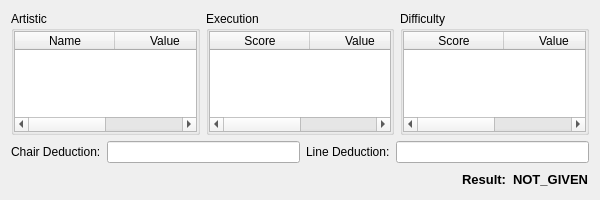
<?xml version="1.0" encoding="UTF-8"?>
<ui version="4.0">
 <class>ScoreEditWidget</class>
 <widget class="QWidget" name="ScoreEditWidget">
  <property name="geometry">
   <rect>
    <x>0</x>
    <y>0</y>
    <width>600</width>
    <height>200</height>
   </rect>
  </property>
  <property name="minimumSize">
   <size>
    <width>600</width>
    <height>200</height>
   </size>
  </property>
  <property name="windowTitle">
   <string>edit score</string>
  </property>
  <property name="windowIcon">
   <iconset resource="../../ressources.qrc">
    <normaloff>:/ui/icons/images/icons/properties_doc_64.png</normaloff>:/ui/icons/images/icons/properties_doc_64.png</iconset>
  </property>
  <layout class="QVBoxLayout" name="verticalLayout">
   <item>
    <layout class="QHBoxLayout" name="horizontalLayout">
     <item>
      <widget class="QGroupBox" name="groupBox">
       <property name="title">
        <string>Artistic</string>
       </property>
       <layout class="QHBoxLayout" name="horizontalLayout_2">
        <property name="spacing">
         <number>0</number>
        </property>
        <property name="margin">
         <number>0</number>
        </property>
        <item>
         <widget class="QTableWidget" name="artisticTable">
          <attribute name="horizontalHeaderStretchLastSection">
           <bool>true</bool>
          </attribute>
          <attribute name="horizontalHeaderStretchLastSection">
           <bool>true</bool>
          </attribute>
          <column>
           <property name="text">
            <string>Name</string>
           </property>
          </column>
          <column>
           <property name="text">
            <string>Value</string>
           </property>
          </column>
         </widget>
        </item>
       </layout>
      </widget>
     </item>
     <item>
      <widget class="QGroupBox" name="groupBox_2">
       <property name="title">
        <string>Execution</string>
       </property>
       <layout class="QHBoxLayout" name="horizontalLayout_3">
        <property name="spacing">
         <number>0</number>
        </property>
        <property name="margin">
         <number>0</number>
        </property>
        <item>
         <widget class="QTableWidget" name="executionTable">
          <attribute name="horizontalHeaderStretchLastSection">
           <bool>true</bool>
          </attribute>
          <attribute name="horizontalHeaderStretchLastSection">
           <bool>true</bool>
          </attribute>
          <column>
           <property name="text">
            <string>Score</string>
           </property>
          </column>
          <column>
           <property name="text">
            <string>Value</string>
           </property>
          </column>
         </widget>
        </item>
       </layout>
      </widget>
     </item>
     <item>
      <widget class="QGroupBox" name="groupBox_3">
       <property name="title">
        <string>Difficulty</string>
       </property>
       <layout class="QHBoxLayout" name="horizontalLayout_4">
        <property name="spacing">
         <number>0</number>
        </property>
        <property name="margin">
         <number>0</number>
        </property>
        <item>
         <widget class="QTableWidget" name="difficultyTable">
          <attribute name="horizontalHeaderStretchLastSection">
           <bool>true</bool>
          </attribute>
          <attribute name="horizontalHeaderStretchLastSection">
           <bool>true</bool>
          </attribute>
          <column>
           <property name="text">
            <string>Score</string>
           </property>
          </column>
          <column>
           <property name="text">
            <string>Value</string>
           </property>
          </column>
         </widget>
        </item>
       </layout>
      </widget>
     </item>
    </layout>
   </item>
   <item>
    <layout class="QGridLayout" name="gridLayout">
     <item row="0" column="0">
      <widget class="QLabel" name="label">
       <property name="text">
        <string>Chair Deduction:</string>
       </property>
      </widget>
     </item>
     <item row="0" column="1">
      <widget class="QLineEdit" name="chair">
       <property name="inputMethodHints">
        <set>Qt::ImhFormattedNumbersOnly</set>
       </property>
      </widget>
     </item>
     <item row="0" column="2">
      <widget class="QLabel" name="label_2">
       <property name="text">
        <string>Line Deduction:</string>
       </property>
      </widget>
     </item>
     <item row="0" column="3">
      <widget class="QLineEdit" name="line">
       <property name="inputMethodHints">
        <set>Qt::ImhFormattedNumbersOnly</set>
       </property>
      </widget>
     </item>
    </layout>
   </item>
   <item>
    <layout class="QHBoxLayout" name="horizontalLayout_5">
     <item>
      <spacer name="horizontalSpacer">
       <property name="orientation">
        <enum>Qt::Horizontal</enum>
       </property>
       <property name="sizeHint" stdset="0">
        <size>
         <width>40</width>
         <height>20</height>
        </size>
       </property>
      </spacer>
     </item>
     <item>
      <widget class="QWidget" name="widget" native="true">
       <property name="sizePolicy">
        <sizepolicy hsizetype="Fixed" vsizetype="Fixed">
         <horstretch>0</horstretch>
         <verstretch>0</verstretch>
        </sizepolicy>
       </property>
       <property name="minimumSize">
        <size>
         <width>20</width>
         <height>20</height>
        </size>
       </property>
       <property name="styleSheet">
        <string notr="true">border-image: url(:/ui/icons/images/icons/arrowright_green_64_h.png);</string>
       </property>
      </widget>
     </item>
     <item>
      <widget class="QLabel" name="label_3">
       <property name="font">
        <font>
         <pointsize>10</pointsize>
         <weight>75</weight>
         <bold>true</bold>
        </font>
       </property>
       <property name="text">
        <string>Result:</string>
       </property>
      </widget>
     </item>
     <item>
      <widget class="QLabel" name="finalScore">
       <property name="font">
        <font>
         <pointsize>10</pointsize>
         <weight>75</weight>
         <bold>true</bold>
        </font>
       </property>
       <property name="text">
        <string>NOT_GIVEN</string>
       </property>
      </widget>
     </item>
    </layout>
   </item>
  </layout>
 </widget>
 <resources>
  <include location="../../ressources.qrc"/>
 </resources>
 <connections/>
</ui>
